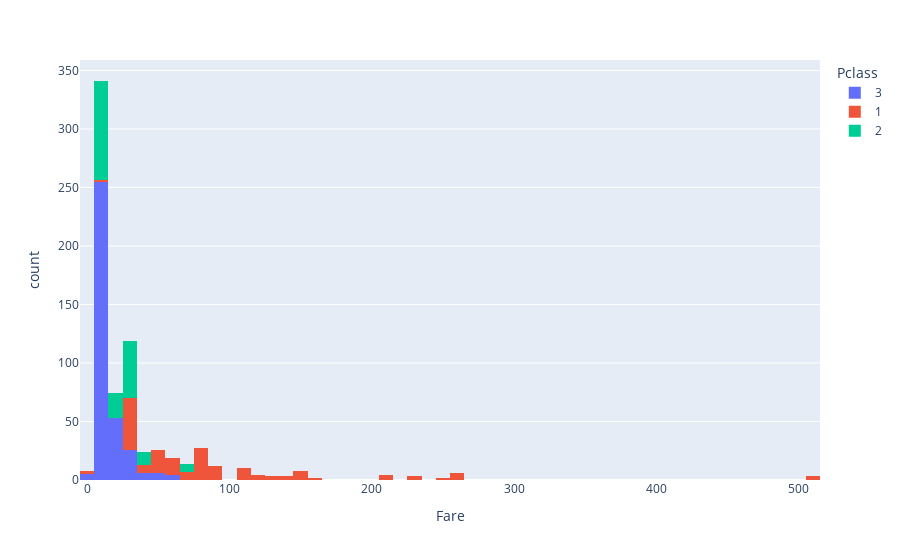

Source (notebook cell):
### Markdown cell above
## Etapa 2:
- Antes de iniciar a análise da correlação entre cada variável e a sobrevivência ou não do passageiro, é necessário se certificar de que todas a variáveis são relevantes para a observação

### Code cell
for coluna in df:
    if coluna == "Fare":
        fig = px.histogram(df, x=coluna, color="Pclass")
        fig.show()

### Figure 1 — Plotly figure (JSON) as saved in the notebook; plotly's stock layout.template omitted (floating-point values rounded to 4 significant figures; data arrays with more than 128 entries replaced by an {"elided": "..."} marker saying what was removed)
{"data": [{"alignmentgroup": "True", "bingroup": "x", "hovertemplate": "Pclass=3<br>Fare=%{x}<br>count=%{y}<extra></extra>", "legendgroup": "3", "marker": {"color": "#636efa", "pattern": {"shape": ""}}, "name": "3", "offsetgroup": "3", "orientation": "v", "showlegend": true, "type": "histogram", "x": {"elided": "355 float values"}, "xaxis": "x", "yaxis": "y"}, {"alignmentgroup": "True", "bingroup": "x", "hovertemplate": "Pclass=1<br>Fare=%{x}<br>count=%{y}<extra></extra>", "legendgroup": "1", "marker": {"color": "#EF553B", "pattern": {"shape": ""}}, "name": "1", "offsetgroup": "1", "orientation": "v", "showlegend": true, "type": "histogram", "x": {"elided": "184 float values"}, "xaxis": "x", "yaxis": "y"}, {"alignmentgroup": "True", "bingroup": "x", "hovertemplate": "Pclass=2<br>Fare=%{x}<br>count=%{y}<extra></extra>", "legendgroup": "2", "marker": {"color": "#00cc96", "pattern": {"shape": ""}}, "name": "2", "offsetgroup": "2", "orientation": "v", "showlegend": true, "type": "histogram", "x": {"elided": "173 float values"}, "xaxis": "x", "yaxis": "y"}], "layout": {"autosize": true, "barmode": "relative", "legend": {"title": {"text": "Pclass"}, "tracegroupgap": 0}, "margin": {"t": 60}, "xaxis": {"anchor": "y", "autorange": true, "domain": [0, 1], "range": [-5, 515], "title": {"text": "Fare"}, "type": "linear"}, "yaxis": {"anchor": "x", "autorange": true, "domain": [0, 1], "range": [0, 358.9], "title": {"text": "count"}}}}
